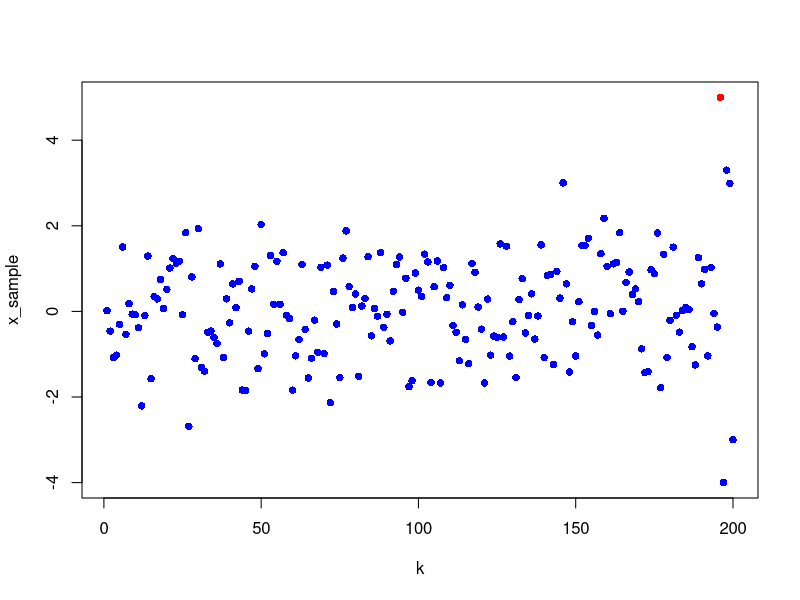
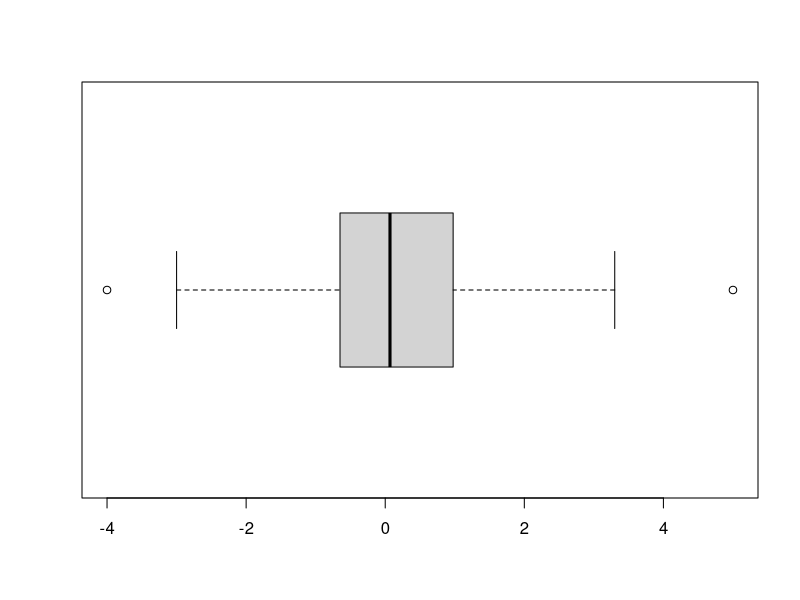

The R script that drew these images, in order:
gen_sample <- function(){
  x_sample <- rnorm(195, mean = 0, sd = 1)
  added_nums <- c(5, -4, 3.3, 2.99, -3)

  x_sample <- append(x_sample, added_nums)
}

x_sample <- gen_sample()

task1 <- function(){
  x_mean <- mean(x_sample)
  x_var <- var(x_sample)

  outliers <- x_sample[(abs(x_sample - x_mean) > 3*x_var)]
  outliers_inxs <- which((abs(x_sample - x_mean) > 3*x_var))
  print("Выбросы, правило 3х сигм:")
  print(outliers)
  k = seq(1, length(x_sample))
  plot(k, x_sample, pch = 16, col="blue")
  points(outliers_inxs, outliers, pch = 16 , col="red")
  }

task2 <- function(){
  stats = boxplot(x_sample, horizontal = TRUE)
  print(stats$out)
}

task1()
task2()